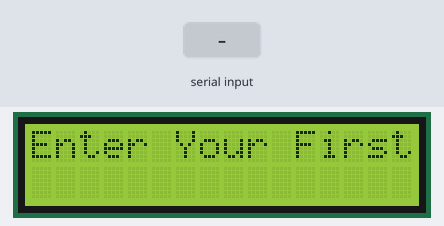
The sketch below on a simulated Arduino Uno, built with avr-gcc and run on an emulated ATmega328P. Shown: 16×2 character LCD. Inputs (shaded band) come from the test bench.

Above: at 1.2 s.
1.3 s: "+" received over Serial
At 4.1 s:
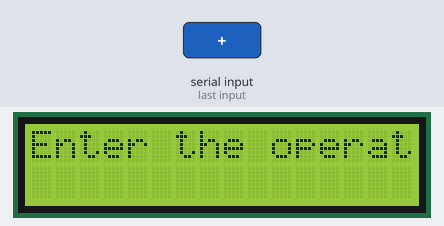
4.3 s: "-" received over Serial
At 7.1 s:
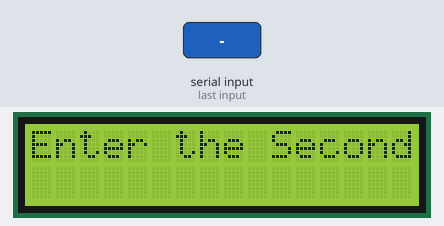
7.3 s: "90/45\n" received over Serial
At 9.1 s:
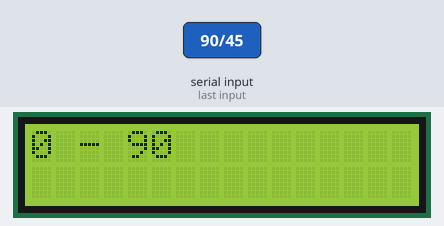
Timing chart, 0 to 10.6 s (numbered marks = the images above; inputs shaded):
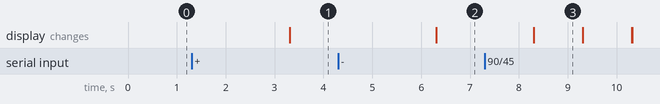

The sketch:

my_Calculator_Assign.ino
```cpp
#include <LiquidCrystal.h>
int firstNumber;
int secondNumber;
int result;
String operators;
int timeDelay=1000;
int RS=7;
int EN=8;
int D4=9;
int D5=10;
int D6=11;
int D7=12;
LiquidCrystal myDisplay(RS,EN,D4,D5,D6,D7);

void setup() {
  // put your setup code here, to run once:
myDisplay.begin(16,2);
Serial.begin(9600);

}

void loop() {
  // put your main code here, to run repeatedly:
//Input the value of the firstNumber
myDisplay.setCursor(0,0);
myDisplay.print("Enter Your FirstNumber");
while (Serial.available()==0){
  }
firstNumber=Serial.parseInt();
delay(timeDelay);
myDisplay.clear();

//Operation done // operators
myDisplay.setCursor(0,0);
myDisplay.print("Enter the operator");
while(Serial.available()==0){
  }
operators=Serial.readString();
delay(timeDelay);
myDisplay.clear();

//Second Number
myDisplay.setCursor(0,0);
myDisplay.print("Enter the Second Number");
while  ( Serial.available()==0){
  }

secondNumber=Serial.parseInt();
delay(timeDelay);
myDisplay.clear();

myDisplay.setCursor(0,0);
myDisplay.print(firstNumber);
myDisplay.print(" ");
myDisplay.print(operators);
myDisplay.print(" ");
myDisplay.print(secondNumber);
delay(timeDelay);
if(operators=="+"){
  myDisplay.setCursor(0,0);
  myDisplay.print("The result is equal ");
  result=firstNumber + secondNumber;
  }
if(operators=="-"){
  myDisplay.setCursor(0,0);
  myDisplay.print("The result is equal ");
  result=firstNumber - secondNumber;
  }
if(operators=="*"){
  myDisplay.setCursor(0,0);
  myDisplay.print("The result is equal ");
  result=firstNumber * secondNumber;

  }
if(operators=="/"){
  myDisplay.setCursor(0,0);
  myDisplay.print("The result is equal ");
  result=firstNumber / secondNumber;
  }
myDisplay.setCursor(0,1);
myDisplay.print(result);
delay(timeDelay);
myDisplay.clear();
}
```

Measured:
- after the input at 1.3 s, the display: changes after 2.0 s (image 1)
- after the input at 4.3 s, the display: changes after 2.0 s (image 2)
- after the input at 7.3 s, the display: changes after 1.0 s (image 3)
- what the display in image 3 shows lasts 1.0 s, from 8.3 s to 9.3 s
